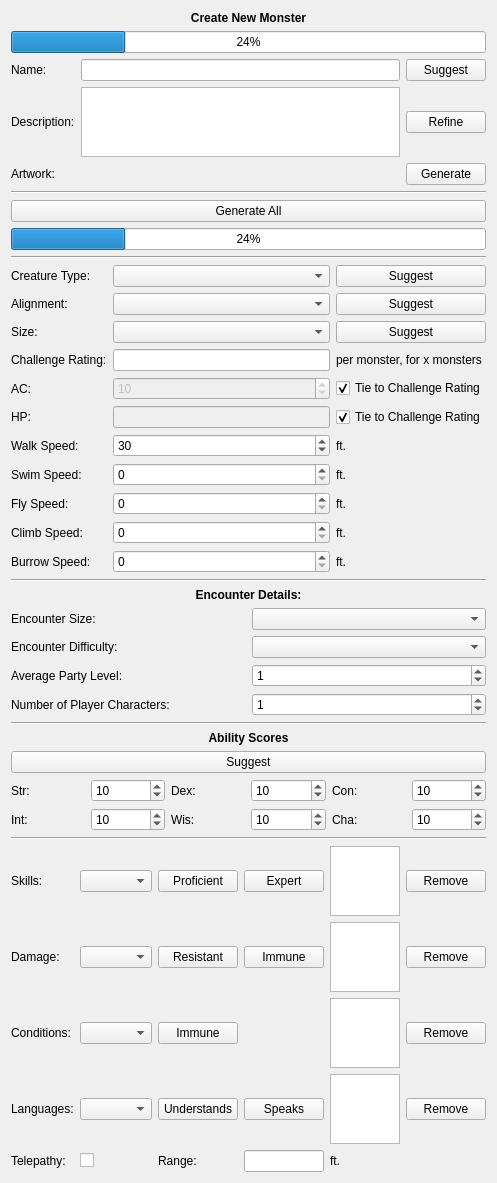
<?xml version="1.0" encoding="UTF-8"?>
<ui version="4.0">
 <class>MonsterCreationView</class>
 <widget class="QWidget" name="MonsterCreationView">
  <property name="geometry">
   <rect>
    <x>0</x>
    <y>0</y>
    <width>468</width>
    <height>1042</height>
   </rect>
  </property>
  <property name="windowTitle">
   <string>Form</string>
  </property>
  <layout class="QVBoxLayout" name="verticalLayout">
   <item>
    <widget class="QLabel" name="_lbl_title">
     <property name="maximumSize">
      <size>
       <width>16777215</width>
       <height>20</height>
      </size>
     </property>
     <property name="font">
      <font>
       <weight>75</weight>
       <bold>true</bold>
      </font>
     </property>
     <property name="text">
      <string>Create New Monster</string>
     </property>
     <property name="alignment">
      <set>Qt::AlignCenter</set>
     </property>
    </widget>
   </item>
   <item>
    <widget class="QProgressBar" name="progressbar_main">
     <property name="value">
      <number>24</number>
     </property>
    </widget>
   </item>
   <item>
    <layout class="QGridLayout" name="gl_main">
     <item row="0" column="1">
      <widget class="QLineEdit" name="lineedit_name"/>
     </item>
     <item row="0" column="2">
      <widget class="QPushButton" name="btn_suggest_names">
       <property name="text">
        <string>Suggest</string>
       </property>
      </widget>
     </item>
     <item row="1" column="0">
      <widget class="QLabel" name="_lbl_description">
       <property name="text">
        <string>Description:</string>
       </property>
      </widget>
     </item>
     <item row="1" column="2">
      <widget class="QPushButton" name="btn_refine_description">
       <property name="text">
        <string>Refine</string>
       </property>
      </widget>
     </item>
     <item row="0" column="0">
      <widget class="QLabel" name="_lbl_name">
       <property name="text">
        <string>Name:</string>
       </property>
      </widget>
     </item>
     <item row="1" column="1">
      <widget class="QTextEdit" name="textedit_description"/>
     </item>
     <item row="2" column="0">
      <widget class="QLabel" name="_lbl_artwork">
       <property name="text">
        <string>Artwork:</string>
       </property>
      </widget>
     </item>
     <item row="2" column="1">
      <widget class="QLabel" name="lbl_artwork">
       <property name="text">
        <string/>
       </property>
      </widget>
     </item>
     <item row="2" column="2">
      <widget class="QPushButton" name="btn_generate_artwork">
       <property name="text">
        <string>Generate</string>
       </property>
      </widget>
     </item>
    </layout>
   </item>
   <item>
    <widget class="Line" name="_hl_1">
     <property name="orientation">
      <enum>Qt::Horizontal</enum>
     </property>
    </widget>
   </item>
   <item>
    <widget class="QPushButton" name="btn_generate_all">
     <property name="text">
      <string>Generate All</string>
     </property>
    </widget>
   </item>
   <item>
    <widget class="QProgressBar" name="progressbar_generate_all">
     <property name="value">
      <number>24</number>
     </property>
    </widget>
   </item>
   <item>
    <widget class="Line" name="_hl_2">
     <property name="orientation">
      <enum>Qt::Horizontal</enum>
     </property>
    </widget>
   </item>
   <item>
    <layout class="QGridLayout" name="gl_attributes">
     <item row="3" column="0">
      <widget class="QLabel" name="_lbl_challenge_rating">
       <property name="text">
        <string>Challenge Rating:</string>
       </property>
      </widget>
     </item>
     <item row="4" column="0">
      <widget class="QLabel" name="_lbl_ac">
       <property name="text">
        <string>AC:</string>
       </property>
      </widget>
     </item>
     <item row="1" column="1">
      <widget class="QComboBox" name="cb_alignment"/>
     </item>
     <item row="0" column="2">
      <widget class="QPushButton" name="btn_suggest_creature_type">
       <property name="text">
        <string>Suggest</string>
       </property>
      </widget>
     </item>
     <item row="6" column="2">
      <widget class="QLabel" name="_lbl_walk_ft">
       <property name="text">
        <string>ft.</string>
       </property>
      </widget>
     </item>
     <item row="8" column="2">
      <widget class="QLabel" name="_lbl_fly_ft">
       <property name="text">
        <string>ft.</string>
       </property>
      </widget>
     </item>
     <item row="6" column="1">
      <widget class="QSpinBox" name="spinbox_walk_speed">
       <property name="singleStep">
        <number>5</number>
       </property>
       <property name="value">
        <number>30</number>
       </property>
      </widget>
     </item>
     <item row="3" column="1">
      <widget class="QLineEdit" name="lineedit_challenge_rating"/>
     </item>
     <item row="8" column="0">
      <widget class="QLabel" name="_lbl_fly_speed">
       <property name="text">
        <string>Fly Speed:</string>
       </property>
      </widget>
     </item>
     <item row="2" column="2">
      <widget class="QPushButton" name="btn_suggest_size">
       <property name="text">
        <string>Suggest</string>
       </property>
      </widget>
     </item>
     <item row="7" column="2">
      <widget class="QLabel" name="_lbl_swim_ft">
       <property name="text">
        <string>ft.</string>
       </property>
      </widget>
     </item>
     <item row="5" column="1">
      <widget class="QLineEdit" name="lineedit_hp">
       <property name="enabled">
        <bool>false</bool>
       </property>
      </widget>
     </item>
     <item row="9" column="0">
      <widget class="QLabel" name="_lbl_climb_speed">
       <property name="text">
        <string>Climb Speed:</string>
       </property>
      </widget>
     </item>
     <item row="7" column="1">
      <widget class="QSpinBox" name="spinbox_swim_speed">
       <property name="singleStep">
        <number>5</number>
       </property>
      </widget>
     </item>
     <item row="8" column="1">
      <widget class="QSpinBox" name="spinbox_fly_speed">
       <property name="singleStep">
        <number>5</number>
       </property>
      </widget>
     </item>
     <item row="7" column="0">
      <widget class="QLabel" name="_lbl_swim_speed">
       <property name="text">
        <string>Swim Speed:</string>
       </property>
      </widget>
     </item>
     <item row="4" column="1">
      <widget class="QSpinBox" name="spinbox_ac">
       <property name="enabled">
        <bool>false</bool>
       </property>
       <property name="maximum">
        <number>30</number>
       </property>
       <property name="value">
        <number>10</number>
       </property>
      </widget>
     </item>
     <item row="2" column="0">
      <widget class="QLabel" name="_lbl_size">
       <property name="text">
        <string>Size:</string>
       </property>
      </widget>
     </item>
     <item row="3" column="2">
      <widget class="QLabel" name="lbl_per_monster_for_x_monsters">
       <property name="text">
        <string>per monster, for x monsters</string>
       </property>
      </widget>
     </item>
     <item row="6" column="0">
      <widget class="QLabel" name="_lbl_walk_speed">
       <property name="text">
        <string>Walk Speed:</string>
       </property>
      </widget>
     </item>
     <item row="1" column="0">
      <widget class="QLabel" name="_lbl_alignment">
       <property name="text">
        <string>Alignment:</string>
       </property>
      </widget>
     </item>
     <item row="1" column="2">
      <widget class="QPushButton" name="btn_suggest_alignment">
       <property name="text">
        <string>Suggest</string>
       </property>
      </widget>
     </item>
     <item row="0" column="1">
      <widget class="QComboBox" name="cb_creature_type"/>
     </item>
     <item row="4" column="2">
      <widget class="QCheckBox" name="checkbox_ac_cr_tie">
       <property name="text">
        <string>Tie to Challenge Rating</string>
       </property>
       <property name="checked">
        <bool>true</bool>
       </property>
      </widget>
     </item>
     <item row="5" column="2">
      <widget class="QCheckBox" name="checkbox_hp_cr_tie">
       <property name="text">
        <string>Tie to Challenge Rating</string>
       </property>
       <property name="checked">
        <bool>true</bool>
       </property>
      </widget>
     </item>
     <item row="2" column="1">
      <widget class="QComboBox" name="cb_size"/>
     </item>
     <item row="5" column="0">
      <widget class="QLabel" name="_lbl_hp">
       <property name="text">
        <string>HP:</string>
       </property>
      </widget>
     </item>
     <item row="0" column="0">
      <widget class="QLabel" name="_lbl_creature_type">
       <property name="text">
        <string>Creature Type:</string>
       </property>
      </widget>
     </item>
     <item row="10" column="0">
      <widget class="QLabel" name="_lbl_burrow_speed">
       <property name="text">
        <string>Burrow Speed:</string>
       </property>
      </widget>
     </item>
     <item row="10" column="1">
      <widget class="QSpinBox" name="spinbox_burrow_speed">
       <property name="singleStep">
        <number>5</number>
       </property>
      </widget>
     </item>
     <item row="9" column="1">
      <widget class="QSpinBox" name="spinbox_climb_speed">
       <property name="singleStep">
        <number>5</number>
       </property>
      </widget>
     </item>
     <item row="9" column="2">
      <widget class="QLabel" name="_lbl_climb_ft">
       <property name="text">
        <string>ft.</string>
       </property>
      </widget>
     </item>
     <item row="10" column="2">
      <widget class="QLabel" name="_lbl_burrow_ft">
       <property name="text">
        <string>ft.</string>
       </property>
      </widget>
     </item>
    </layout>
   </item>
   <item>
    <widget class="Line" name="_hl_3">
     <property name="orientation">
      <enum>Qt::Horizontal</enum>
     </property>
    </widget>
   </item>
   <item>
    <widget class="QLabel" name="_lbl_encounter_details_title">
     <property name="font">
      <font>
       <weight>75</weight>
       <bold>true</bold>
      </font>
     </property>
     <property name="text">
      <string>Encounter Details:</string>
     </property>
     <property name="alignment">
      <set>Qt::AlignCenter</set>
     </property>
    </widget>
   </item>
   <item>
    <layout class="QGridLayout" name="gl_encounter_details">
     <item row="0" column="1">
      <widget class="QComboBox" name="cb_encounter_size"/>
     </item>
     <item row="1" column="0">
      <widget class="QLabel" name="_lbl_encounter_difficulty">
       <property name="text">
        <string>Encounter Difficulty:</string>
       </property>
      </widget>
     </item>
     <item row="2" column="1">
      <widget class="QSpinBox" name="spinbox_avg_party_lvl">
       <property name="value">
        <number>1</number>
       </property>
      </widget>
     </item>
     <item row="2" column="0">
      <widget class="QLabel" name="_lbl_avg_party_lvl">
       <property name="text">
        <string>Average Party Level:</string>
       </property>
      </widget>
     </item>
     <item row="1" column="1">
      <widget class="QComboBox" name="cb_encounter_difficulty"/>
     </item>
     <item row="0" column="0">
      <widget class="QLabel" name="_lbl_encounter_size">
       <property name="text">
        <string>Encounter Size:</string>
       </property>
      </widget>
     </item>
     <item row="3" column="0">
      <widget class="QLabel" name="_lbl_num_pcs">
       <property name="text">
        <string>Number of Player Characters:</string>
       </property>
      </widget>
     </item>
     <item row="3" column="1">
      <widget class="QSpinBox" name="spinbox_num_pcs">
       <property name="value">
        <number>1</number>
       </property>
      </widget>
     </item>
    </layout>
   </item>
   <item>
    <widget class="Line" name="_hl_4">
     <property name="orientation">
      <enum>Qt::Horizontal</enum>
     </property>
    </widget>
   </item>
   <item>
    <widget class="QLabel" name="_lbl_ability_scores">
     <property name="font">
      <font>
       <weight>75</weight>
       <bold>true</bold>
      </font>
     </property>
     <property name="text">
      <string>Ability Scores</string>
     </property>
     <property name="alignment">
      <set>Qt::AlignCenter</set>
     </property>
    </widget>
   </item>
   <item>
    <widget class="QPushButton" name="btn_suggest_ability_scores">
     <property name="text">
      <string>Suggest</string>
     </property>
    </widget>
   </item>
   <item>
    <layout class="QGridLayout" name="gl_ability_scores">
     <item row="0" column="2">
      <widget class="QLabel" name="_lbl_dex">
       <property name="text">
        <string>Dex:</string>
       </property>
      </widget>
     </item>
     <item row="0" column="4">
      <widget class="QLabel" name="_lbl_con">
       <property name="text">
        <string>Con:</string>
       </property>
      </widget>
     </item>
     <item row="0" column="1">
      <widget class="QSpinBox" name="spinbox_str">
       <property name="value">
        <number>10</number>
       </property>
      </widget>
     </item>
     <item row="0" column="0">
      <widget class="QLabel" name="_lbl_str">
       <property name="text">
        <string>Str:</string>
       </property>
      </widget>
     </item>
     <item row="0" column="3">
      <widget class="QSpinBox" name="spinbox_dex">
       <property name="value">
        <number>10</number>
       </property>
      </widget>
     </item>
     <item row="0" column="5">
      <widget class="QSpinBox" name="spinbox_con">
       <property name="value">
        <number>10</number>
       </property>
      </widget>
     </item>
     <item row="1" column="0">
      <widget class="QLabel" name="_lbl_int">
       <property name="text">
        <string>Int:</string>
       </property>
      </widget>
     </item>
     <item row="1" column="1">
      <widget class="QSpinBox" name="spinbox_int">
       <property name="value">
        <number>10</number>
       </property>
      </widget>
     </item>
     <item row="1" column="2">
      <widget class="QLabel" name="_lbl_wis">
       <property name="text">
        <string>Wis:</string>
       </property>
      </widget>
     </item>
     <item row="1" column="3">
      <widget class="QSpinBox" name="spinbox_wis">
       <property name="value">
        <number>10</number>
       </property>
      </widget>
     </item>
     <item row="1" column="4">
      <widget class="QLabel" name="_lbl_cha">
       <property name="text">
        <string>Cha:</string>
       </property>
      </widget>
     </item>
     <item row="1" column="5">
      <widget class="QSpinBox" name="spinbox_cha">
       <property name="value">
        <number>10</number>
       </property>
      </widget>
     </item>
    </layout>
   </item>
   <item>
    <widget class="Line" name="line">
     <property name="orientation">
      <enum>Qt::Horizontal</enum>
     </property>
    </widget>
   </item>
   <item>
    <layout class="QGridLayout" name="gl_skills">
     <item row="2" column="5">
      <widget class="QPushButton" name="btn_remove_condition">
       <property name="text">
        <string>Remove</string>
       </property>
      </widget>
     </item>
     <item row="4" column="0">
      <widget class="QLabel" name="_lbl_telepathy">
       <property name="text">
        <string>Telepathy:</string>
       </property>
      </widget>
     </item>
     <item row="2" column="4">
      <widget class="QListWidget" name="listview_conditions"/>
     </item>
     <item row="3" column="0">
      <widget class="QLabel" name="_lbl_languages">
       <property name="text">
        <string>Languages:</string>
       </property>
      </widget>
     </item>
     <item row="0" column="2">
      <widget class="QPushButton" name="btn_proficient_skill">
       <property name="text">
        <string>Proficient</string>
       </property>
      </widget>
     </item>
     <item row="3" column="1">
      <widget class="QComboBox" name="cb_languages"/>
     </item>
     <item row="0" column="1">
      <widget class="QComboBox" name="cb_skills"/>
     </item>
     <item row="1" column="4">
      <widget class="QListWidget" name="listview_damage"/>
     </item>
     <item row="2" column="0">
      <widget class="QLabel" name="_lbl_conditions">
       <property name="text">
        <string>Conditions:</string>
       </property>
      </widget>
     </item>
     <item row="1" column="0">
      <widget class="QLabel" name="_lbl_dmg">
       <property name="text">
        <string>Damage:</string>
       </property>
      </widget>
     </item>
     <item row="3" column="4">
      <widget class="QListWidget" name="listview_languages"/>
     </item>
     <item row="1" column="3">
      <widget class="QPushButton" name="btn_immune_damage">
       <property name="text">
        <string>Immune</string>
       </property>
      </widget>
     </item>
     <item row="3" column="3">
      <widget class="QPushButton" name="btn_speaks_language">
       <property name="text">
        <string>Speaks</string>
       </property>
      </widget>
     </item>
     <item row="4" column="3">
      <widget class="QLineEdit" name="lineedit_telepathy_range"/>
     </item>
     <item row="2" column="2">
      <widget class="QPushButton" name="btn_immune_condition">
       <property name="text">
        <string>Immune</string>
       </property>
      </widget>
     </item>
     <item row="3" column="2">
      <widget class="QPushButton" name="btn_understands_language">
       <property name="text">
        <string>Understands</string>
       </property>
      </widget>
     </item>
     <item row="0" column="4">
      <widget class="QListWidget" name="listview_skills"/>
     </item>
     <item row="4" column="4">
      <widget class="QLabel" name="_lbl_ft">
       <property name="text">
        <string>ft.</string>
       </property>
      </widget>
     </item>
     <item row="1" column="5">
      <widget class="QPushButton" name="btn_remove_damage">
       <property name="text">
        <string>Remove</string>
       </property>
      </widget>
     </item>
     <item row="0" column="3">
      <widget class="QPushButton" name="btn_expert_skill">
       <property name="text">
        <string>Expert</string>
       </property>
      </widget>
     </item>
     <item row="0" column="0">
      <widget class="QLabel" name="_lbl_skills">
       <property name="text">
        <string>Skills:</string>
       </property>
      </widget>
     </item>
     <item row="3" column="5">
      <widget class="QPushButton" name="btn_remove_language">
       <property name="text">
        <string>Remove</string>
       </property>
      </widget>
     </item>
     <item row="0" column="5">
      <widget class="QPushButton" name="btn_remove_skill">
       <property name="text">
        <string>Remove</string>
       </property>
      </widget>
     </item>
     <item row="1" column="1">
      <widget class="QComboBox" name="cb_damage"/>
     </item>
     <item row="1" column="2">
      <widget class="QPushButton" name="btn_resistant_damage">
       <property name="text">
        <string>Resistant</string>
       </property>
      </widget>
     </item>
     <item row="4" column="2">
      <widget class="QLabel" name="_lbl_range">
       <property name="text">
        <string>Range:</string>
       </property>
      </widget>
     </item>
     <item row="4" column="1">
      <widget class="QCheckBox" name="checkbox_telepathy">
       <property name="text">
        <string/>
       </property>
      </widget>
     </item>
     <item row="2" column="1">
      <widget class="QComboBox" name="cb_conditions"/>
     </item>
    </layout>
   </item>
  </layout>
 </widget>
 <resources/>
 <connections/>
</ui>
